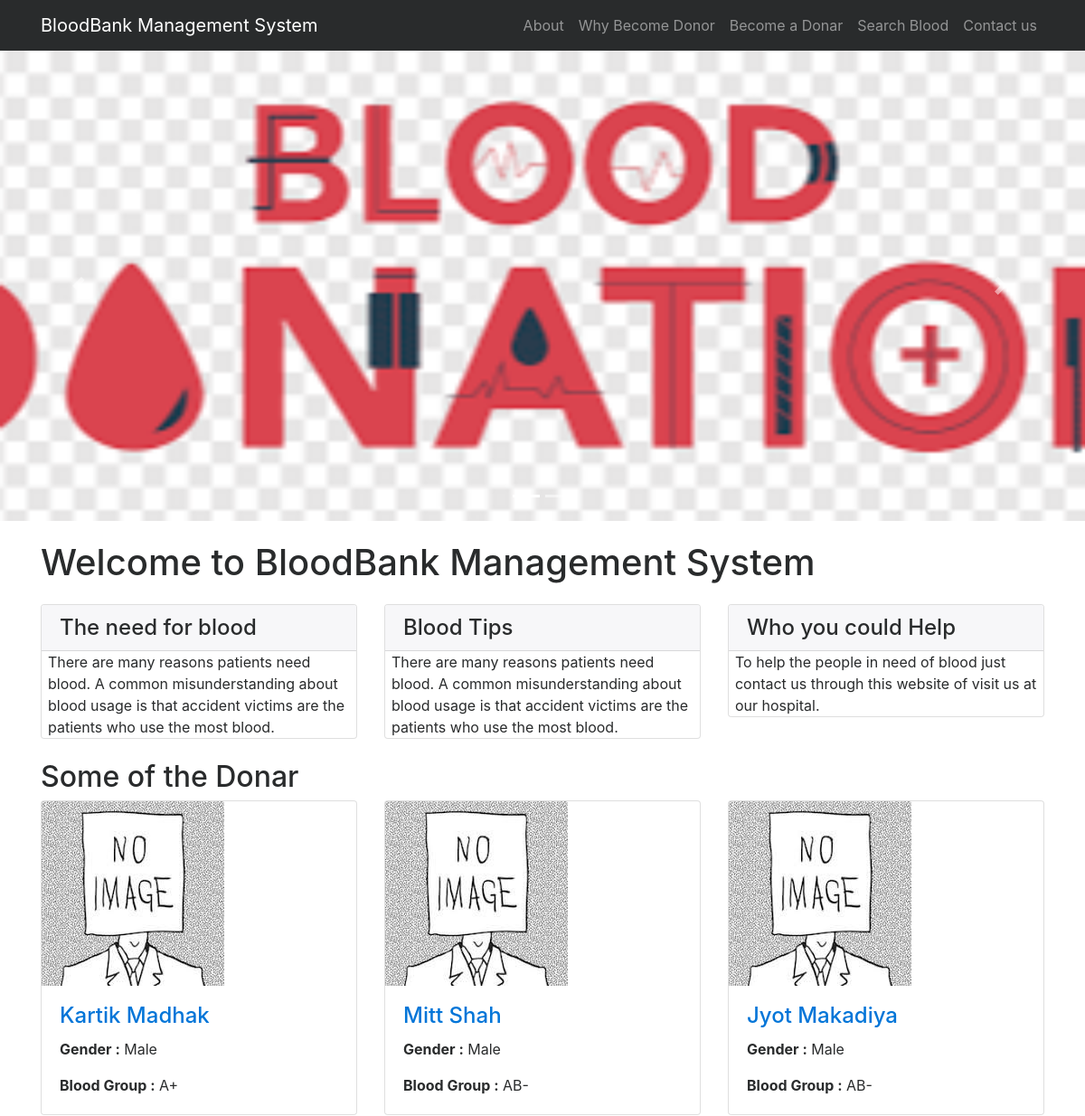
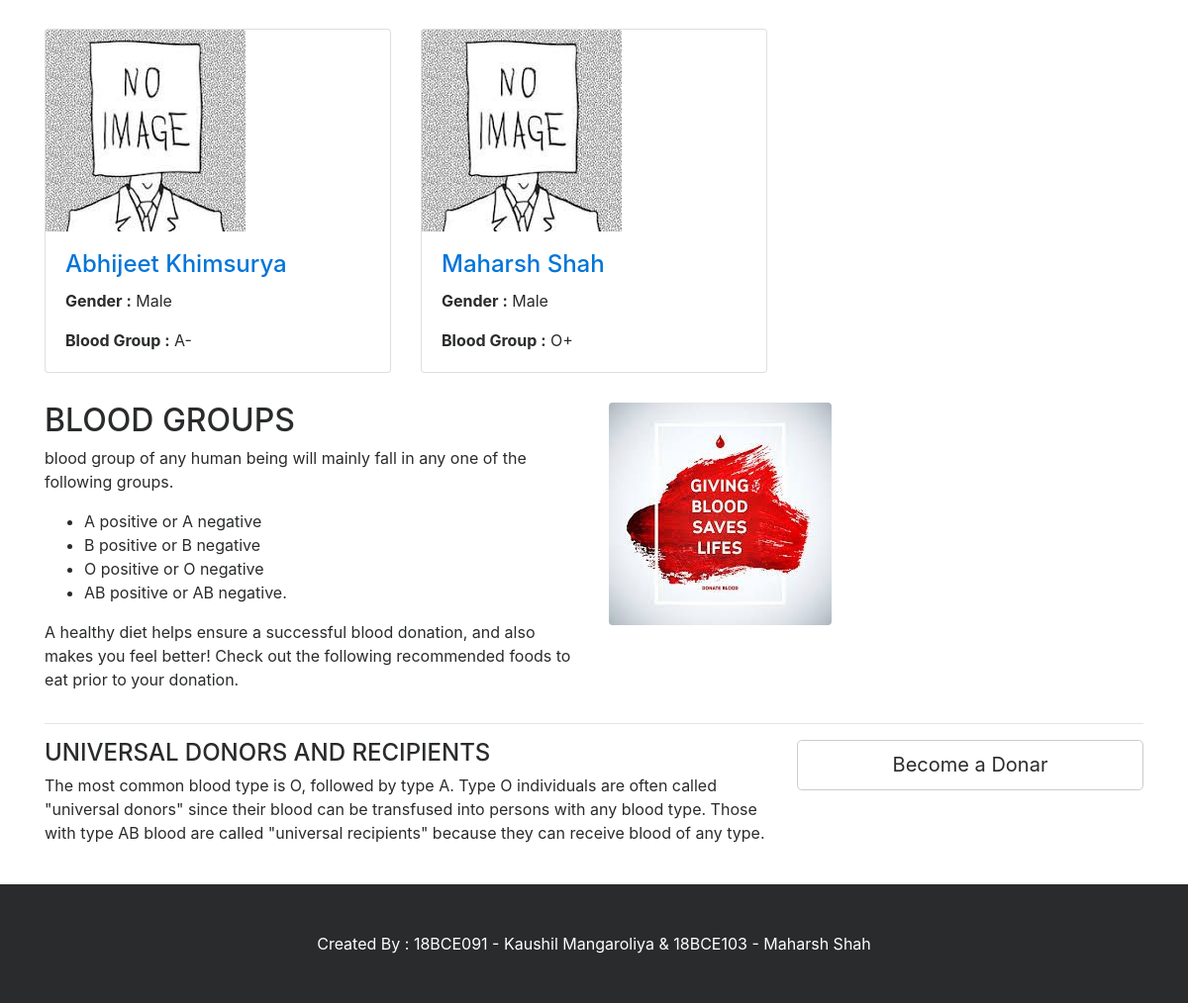
/bbdms/index.php, run on the app's committed database (2 pictures, top to bottom).
### tables this page shows
CREATE TABLE IF NOT EXISTS `tblblooddonars` (
  `id` int(11) NOT NULL,
  `FullName` varchar(100) DEFAULT NULL,
  `MobileNumber` char(11) DEFAULT NULL,
  `EmailId` varchar(100) DEFAULT NULL,
  `Gender` varchar(20) DEFAULT NULL,
  `Age` int(11) DEFAULT NULL,
  `BloodGroup` varchar(20) DEFAULT NULL,
  `Address` varchar(255) DEFAULT NULL,
  `Message` mediumtext,
  `PostingDate` timestamp NOT NULL DEFAULT CURRENT_TIMESTAMP,
  `status` int(1) DEFAULT NULL
);

### bbdms/index.php (the view, shortened to what this page needs)
<?php
include('includes/config.php');
?>
<!DOCTYPE html>
<html lang="en">
<head>
    <link href="vendor/bootstrap/css/bootstrap.min.css" rel="stylesheet">
    <link href="vendor/font-awesome/css/font-awesome.min.css" rel="stylesheet" type="text/css">
    <link href="css/modern-business.css" rel="stylesheet">
</head>
<body>
<?php include('includes/header.php');?>
<?php include('includes/slider.php');?>
    <div class="container">
        <h1 class="my-4">Welcome to BloodBank Management System</h1>
        <div class="row">
            <div class="col-lg-4 mb-4">
                <div class="card">
                    <h4 class="card-header">The need for blood</h4>
                        <p class="card-text" style="padding-left:2%">There are many reasons patients need blood. A common misunderstanding about blood usage is that accident victims are the patients who use the most blood. </p>
                </div>
            </div>
            <div class="col-lg-4 mb-4">
                <div class="card">
                    <h4 class="card-header">Blood Tips</h4>
                        <p class="card-text" style="padding-left:2%">There are many reasons patients need blood. A common misunderstanding about blood usage is that accident victims are the patients who use the most blood. </p>
                </div>
            </div>
            <div class="col-lg-4 mb-4">
                <div class="card">
                    <h4 class="card-header">Who you could Help</h4>
                        <p class="card-text" style="padding-left:2%">To help the people in need of blood just contact us through this website of visit us at our hospital. </p>
                </div>
            </div>
        </div>
        <h2>Some of the Donar</h2>
        <div class="row">
                   <?php
$status=1;
$sql = "SELECT * from tblblooddonars where status=:status order by rand() limit 6";
$query = $dbh -> prepare($sql);
$query->bindParam(':status',$status,PDO::PARAM_STR);
$query->execute();
$results=$query->fetchAll(PDO::FETCH_OBJ);
if($query->rowCount() > 0)
{
foreach($results as $result)
{ ?>
            <div class="col-lg-4 col-sm-6 portfolio-item">
                <div class="card h-100">
                    <a href="#"><img class="card-img-top img-fluid" src="images/download.jpg" alt="" ></a>
                    <div class="card-block">
                        <h4 class="card-title"><a href="#"><?php echo htmlentities($result->FullName);?></a></h4>
<p class="card-text"><b>  Gender :</b> <?php echo htmlentities($result->Gender);?></p>
<p class="card-text"><b>Blood Group :</b> <?php echo htmlentities($result->BloodGroup);?></p>
                    </div>
                </div>
            </div>
            <?php }} ?>
        </div>
        <div class="row">
            <div class="col-lg-6">
                <h2>BLOOD GROUPS</h2>
          <p>  blood group of any human being will mainly fall in any one of the following groups.</p>
                <ul>
<li>A positive or A negative</li>
<li>B positive or B negative</li>
<li>O positive or O negative</li>
<li>AB positive or AB negative.</li>
                </ul>
                <p>A healthy diet helps ensure a successful blood donation, and also makes you feel better! Check out the following recommended foods to eat prior to your donation.</p>
            </div>
            <div class="col-lg-6">
                <img class="img-fluid rounded" src="images/images1.jpg" alt="">
            </div>
        </div>
        <hr>
        <div class="row mb-4">
            <div class="col-md-8">
            <h4>UNIVERSAL DONORS AND RECIPIENTS</h4>
                <p>
The most common blood type is O, followed by type A.
Type O individuals are often called "universal donors" since their blood can be transfused into persons with any blood type. Those with type AB blood are called "universal recipients" because they can receive blood of any type.</p>
            </div>
            <div class="col-md-4">
                <a class="btn btn-lg btn-secondary btn-block" href="become-donar.php">Become a Donar</a>
            </div>
        </div>
    </div>
  <?php include('includes/footer.php');?>
</body>
</html>

### bbdms/css/modern-business.css (style rules this page uses)
body { padding-top: 54px; }
@media (min-width: 992px) { body { padding-top: 56px; } }
.portfolio-item { margin-bottom: 30px; }

### data on the page
tblblooddonars: FullName "Kartik Madhak", Gender "Male", BloodGroup "A+"
tblblooddonars: FullName "Mitt Shah", Gender "Male", BloodGroup "AB-"
tblblooddonars: FullName "Jyot Makadiya", Gender "Male", BloodGroup "AB-"
tblblooddonars: FullName "Abhijeet Khimsurya", Gender "Male", BloodGroup "A-"
tblblooddonars: FullName "Maharsh Shah", Gender "Male", BloodGroup "O+"
